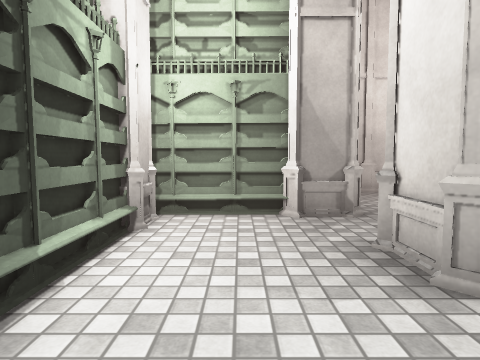
View 1 (above)

12 first-person views from a walk through a scene from a Unity 3-D project. The camera is 1.2 m above the floor, tilts 4° down and sees 75° across. The floor is counted in squares, 1 m on a side. Each view is taken from the middle of a square. On the plan, view 1 faces up. The plan holds only what a view shows up to about 13 squares ahead; the rest is blank. The place goes on beyond the plan. The player is left out. Some animated figures are left out. Surface patterns are stand-ins for the level's own textures.

View 2
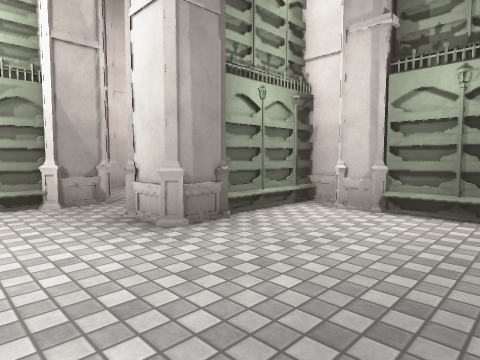

View 3
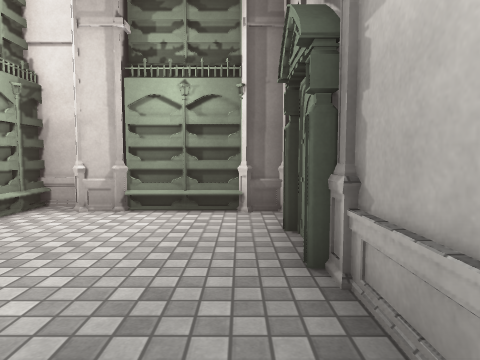

View 4
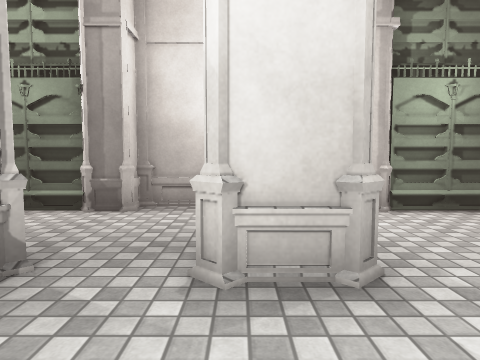

View 5
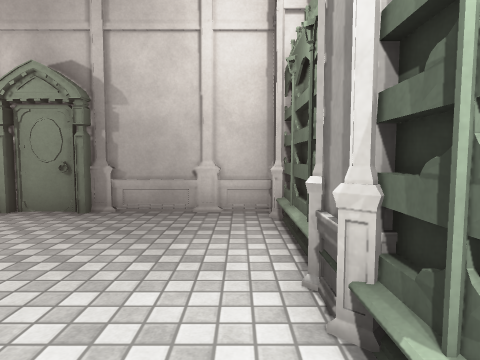

View 6
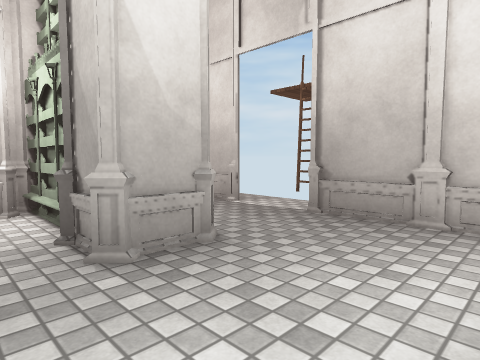

View 7
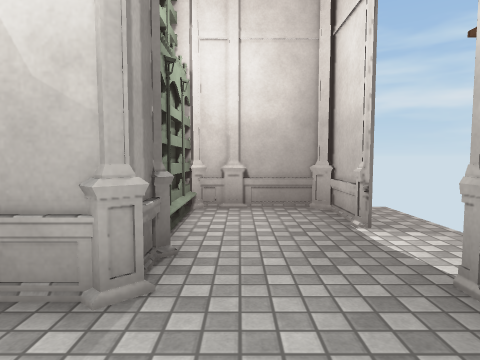

View 8
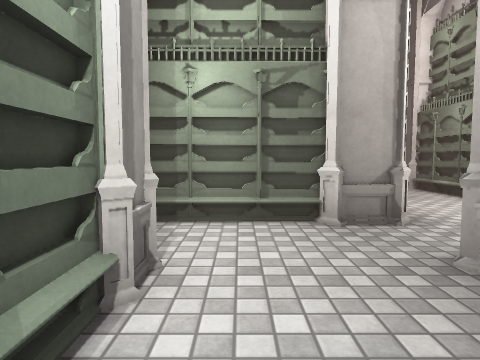

View 9
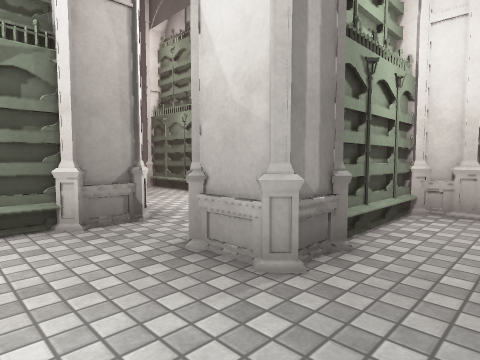

View 10
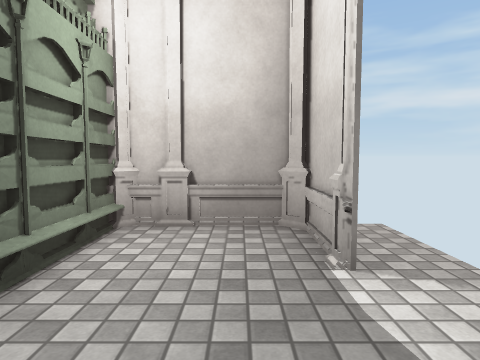

View 11
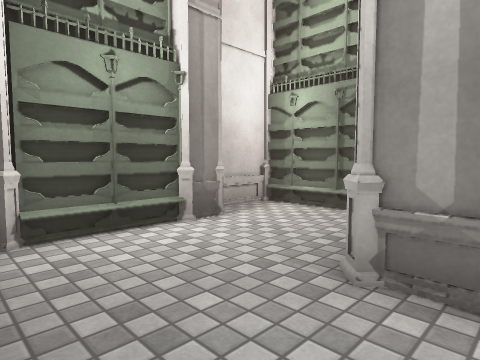

View 12
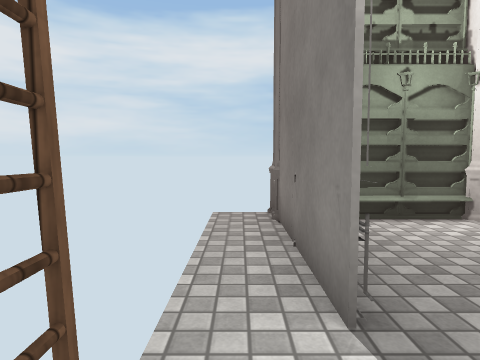

### Floor plan
Points are (right, up) in squares from view 1. A wall is a line through its corners. A room is listed if a view was taken in it or the views show most of it. See-through windows are left out.
Room 1 (views 1, 2, 3, 4, 5, 6, 7, 8, 9, 10, 11, 12)
walls: (3.5, 4) (6.9, 4) (6.9, 6.6); (1.1, 6.8) (-2.6, 6.8); (0, 6.5) (-1.6, 6.7); (4.5, 4.1) (6, 3.9); (-0.1, 6.7) (-1.6, 6.5); (-1.9, 5.3) (-1.9, -2.3); (-2, 4.1) (-1.9, 2.7); (-1.4, 7.7) (0, 7.8); (6, 2.9) (4.5, 3.1); (6.2, 7.5) (6.3, 10.1); (-2.5, 7.8) (0.8, 7.8); (6.9, 2) (6.9, 3) (3.4, 3); (-0.3, 11.2) (-2.6, 11.2) (-2.6, 8.5); (5.2, 11.2) (2.1, 11.2); (6.1, -0.9) (6.2, 0.5); (6.2, -0.9) (6, 0.6); (-2.1, 11.2) (-2.7, 10.7); (2.6, -3.1) (4.1, -3.1); (6.2, -2.1) (6.2, 0.6); (3.8, -3.1) (4.1, -2.7); (-1.8, -3.1) (2.4, -3.1)
low walls: (3.5, 4.2) (6.9, 4.2); (0.4, 6.5) (-1.8, 6.5); (4.4, 2.7) (3.5, 2.7); (6, 7.5) (6, 10.3); (6.9, 2.7) (4.5, 2.7); (4.9, 11) (4.2, 11); (6, -2.1) (6, 0.5)
ways out: opening at (2, 12)
objects: other object (-3, 6) to (-2, 6); other object (-2, 2); other object (1, 6) to (2, 8); other object (1, 13); other object (2, 3) to (3, 4); other object (6, 1) to (7, 2); other object (6, 6) to (6, 7)

Positions as (right, up) in squares from view 1, and headings:
1: (0, 0), facing up
2: (-1, -2), facing up-right
3: (-1, -2), facing right
4: (-1, 4), facing right
5: (-1, 4), facing down
6: (6, 5), facing up-left
7: (5, 9), facing left
8: (5, 10), facing down
9: (5, 10), facing down-left
10: (3, 10), facing left
11: (1, 11), facing down-right
12: (0, 12), facing right
